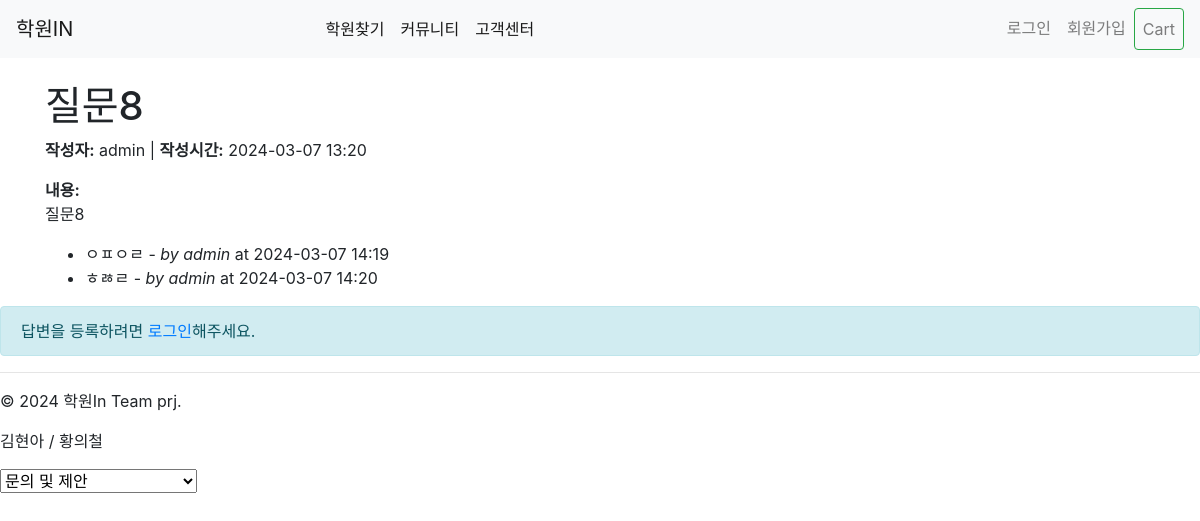
Page /question/8/ on the committed database.
### cs/models.py (models this page shows, shortened)
class Question(models.Model):
    author = models.ForeignKey(User, on_delete=models.CASCADE, null=True, blank=True, related_name='questions')
    photo = models.ImageField(upload_to='cs_photo/%Y/%m/%d', null=True, blank=True)
    subject = models.CharField(max_length=200)
    content = models.TextField()
    created = models.DateTimeField(auto_now_add=True)
    updated = models.DateTimeField(auto_now=True)
    class Meta:
        ordering = ['-updated']

class Answer(models.Model):
    question = models.ForeignKey(Question, on_delete=models.CASCADE, related_name='answers')
    author = models.ForeignKey(User, on_delete=models.CASCADE, related_name='admin_answers')  # 관리자에 의한 답변
    content = models.TextField()
    created = models.DateTimeField(auto_now_add=True)
    updated = models.DateTimeField(auto_now=True)

### cs/views.py (the view)
# urls.py: path('<int:question_id>/', question_detail, name='question_detail'),
def question_detail(request, question_id):
    question = get_object_or_404(Question, pk=question_id)
    form = AnswerForm()  # 답변 등록 폼 인스턴스 생성
    return render(request, 'cs/question_detail.html', {'question_detail': question, 'form': form})

### cs/forms.py
class AnswerForm(forms.ModelForm):
    class Meta:
        model = Answer
        fields = ['content']
        widgets = {
            'content': forms.Textarea(attrs={'placeholder': '내용을 입력하세요.', 'class': 'form-control', 'rows': 5}),
        }
        labels = {
            'content': '답변내용',
        }

### cs/templates/cs/question_detail.html (shortened to what this page needs)
{% extends 'base.html' %}
{% block content %}
<div class="container mt-4">
    <h1>{{ question_detail.subject }}</h1>
    <p>
        {% if question_detail.author %}
            <strong>작성자:</strong> {{ question_detail.author.username }}
        {% else %}
            <strong>작성자:</strong> 익명
        {% endif %}
        | <strong>작성시간:</strong> {{ question_detail.created|date:"Y-m-d H:i" }}
    </p>
    <div class="mt-3">
        <strong>내용:</strong>
        <p>{{ question_detail.content }}</p>
    </div>
    <ul>
        {% for answer in question_detail.answers.all %}
            <li>
                {{ answer.content }} - <em>by {{ answer.author.username }}</em> at {{ answer.created|date:"Y-m-d H:i" }}
            </li>
        {% endfor %}
    </ul>
</div>
{% if user.is_authenticated %}
<form action="{% url 'cs:answer_create' question_detail.id %}" method="post" class="my-3">
    {% csrf_token %}
    {% if form.non_field_errors %}
    <div class="alert alert-danger" role="alert">
        {{ form.non_field_errors }}
    </div>
    {% endif %}
    {% for field in form %}
        <div class="form-group{% if field.errors %} has-danger{% endif %}">
            {{ field.label_tag }}
            {{ field }}
            {% for error in field.errors %}
                <div class="alert alert-danger" role="alert">
                    {{ error }}
                </div>
            {% endfor %}
        </div>
    {% endfor %}
    <button type="submit" class="btn btn-primary">답변등록</button>
</form>
{% else %}
<div class="alert alert-info" role="alert">
    답변을 등록하려면 <a href="{% url 'login' %}">로그인</a>해주세요.
</div>
{% endif %}
{% endblock %}

### rows in the picture
Question: subject "질문8", author.username "admin", created "2024-03-07 13:20", content "질문8"
Answer: content "ㅇㅍㅇㄹ", author.username "admin", created "2024-03-07 14:19"
Answer: content "ㅎㅀㄹ", author.username "admin", created "2024-03-07 14:20"
